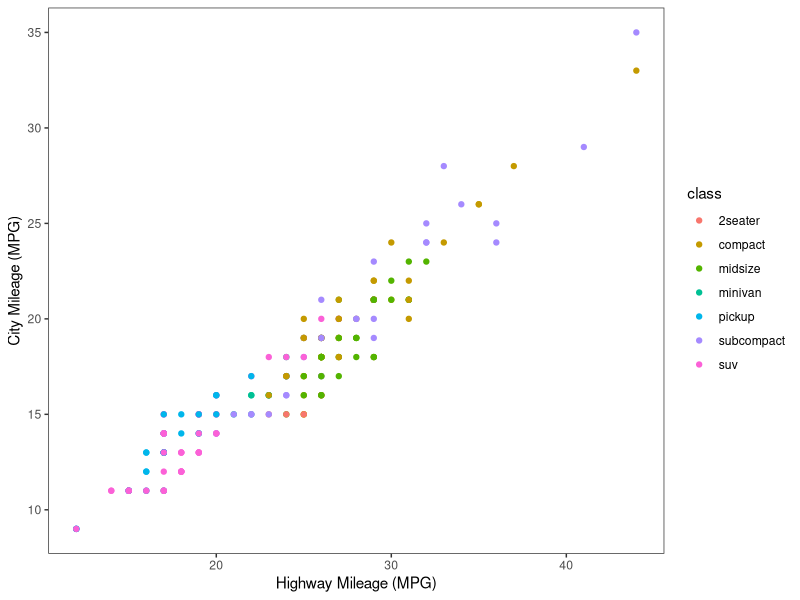
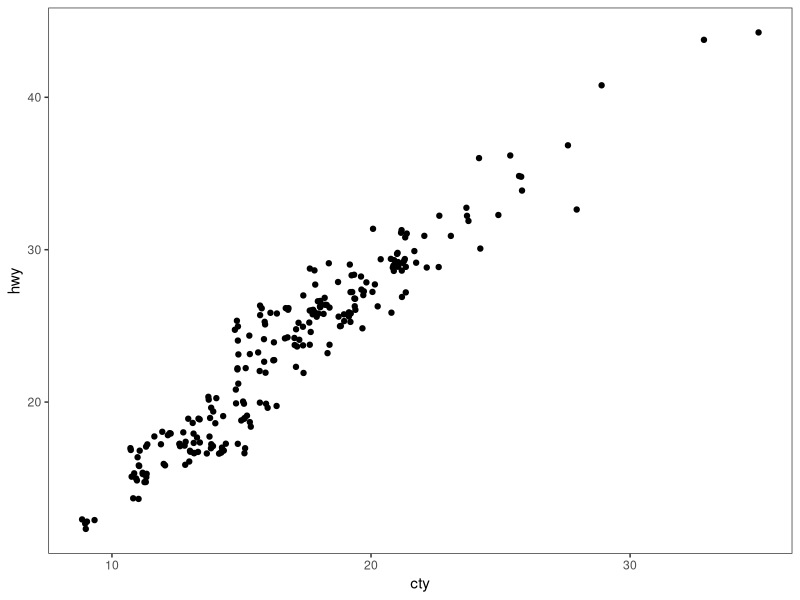
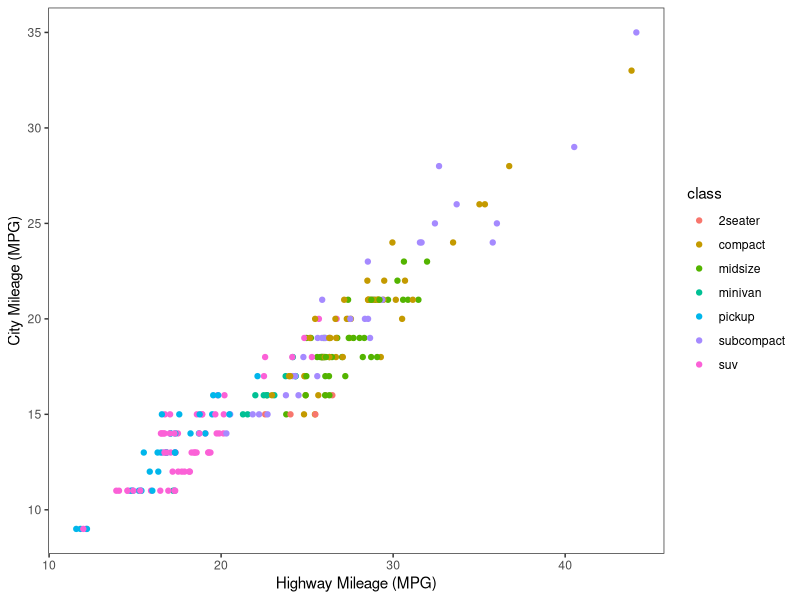
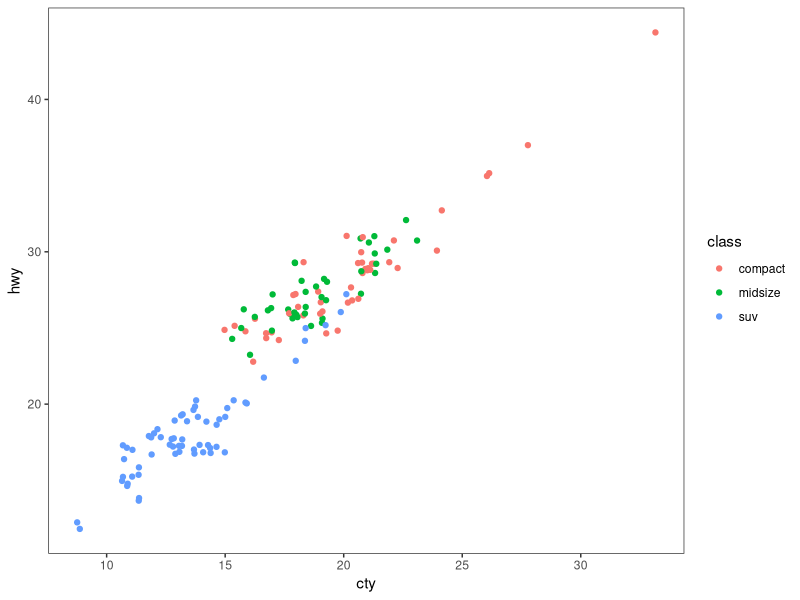
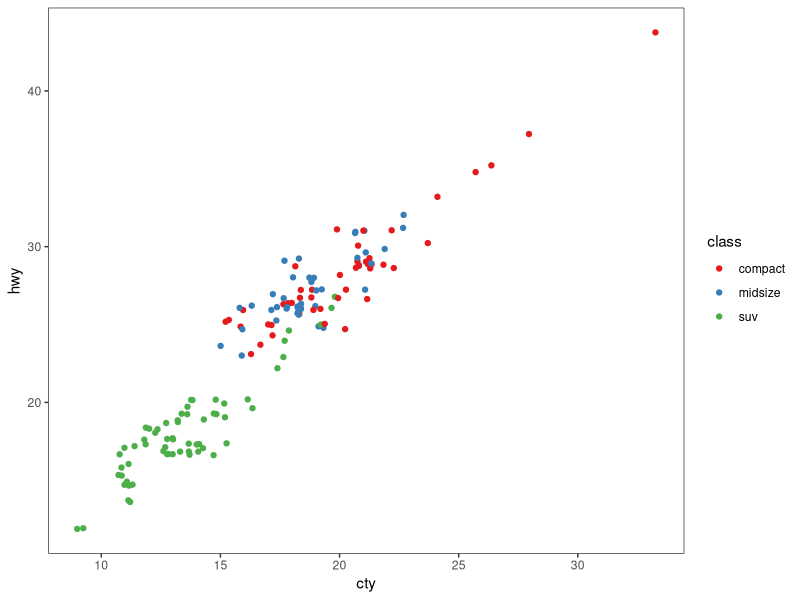
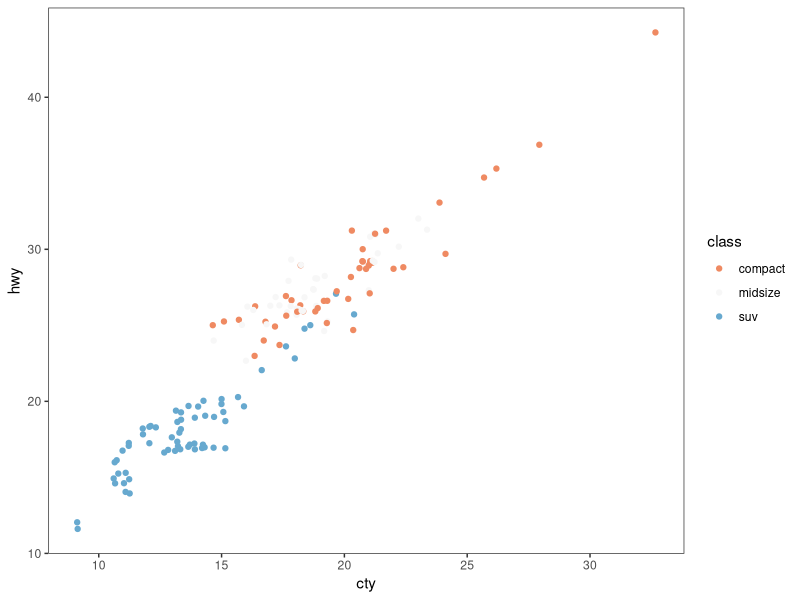
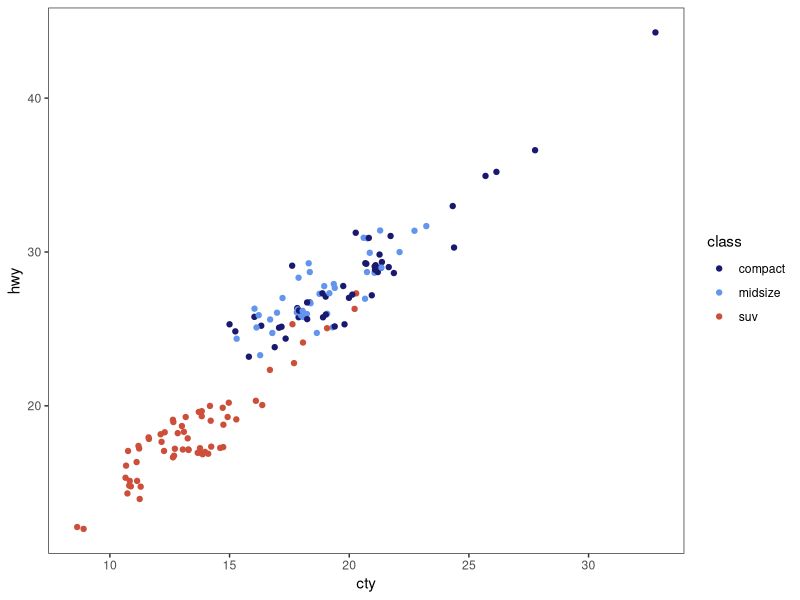
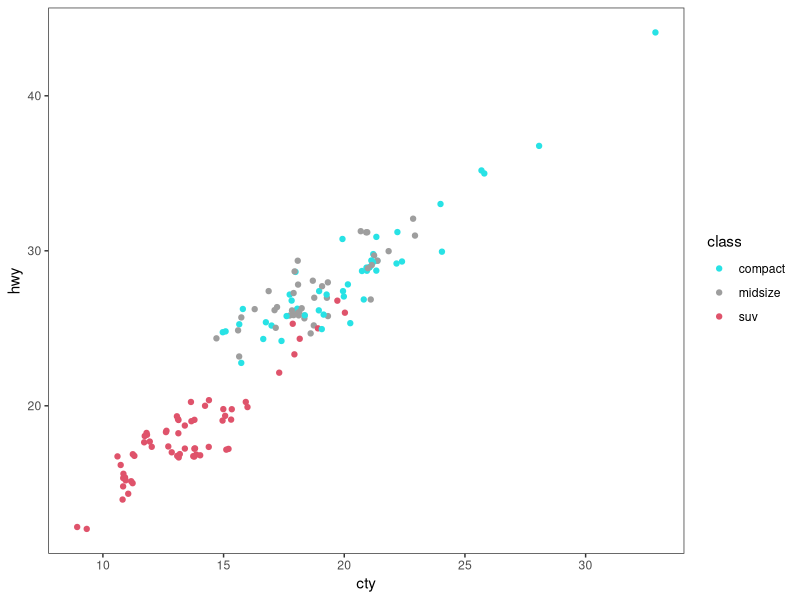

The R source for these figures, in order: (Note: this script raises an error after producing the figures.)
# ---------------------------------------------------------- #
#### MODULE 3: Plot even more data!                       ####               
# ---------------------------------------------------------- #

## OBJECTIVE:
# 1. To develop a "grammar of graphics".
# 2. To become comfortable using ggplot2 for exploratory data visualization.


# ---------------------------------------------------------- #
#### SET UP:                                              ####
# ---------------------------------------------------------- #
# REMINDER: In RStudio, open the Rproject for our course (UNCG_DataWrangling), 
# pull any changes from GitHub, and navigate to the branch you created for 
# yourself (just a single branch for the whole semester) in RStudio's Git tab.
# Open this week's assignment in this new branch to complete and submit on GitHub.
# Ideally, you'll commit your answers a bit at a time as you work through
# this assignment, rather than committing all at once at the end.

# Reminder of some helpful resources for graphing in R:
# ggplot Cookbook: http://www.cookbook-r.com/Graphs/
# Official ggplot2 Book: https://ggplot2-book.org/
# Themes in ggplot2: https://ggplot2-book.org/polishing.html#themes

# In ggplot2, aesthetic means “something you can see”. Each aesthetic is a
# mapping between a visual cue and a variable.
# Examples include:
# position (i.e., on the x and y axes)
# color (“outside” color)
# fill (“inside” color)
# shape (of points)
# line type
# size

# Each type of geometric object (geom) accepts only a subset of all aesthetics.
# Refer to the geom help pages to see what mappings each geom accepts. Aesthetic
# mappings are set with the aes() function.

# TASK: We will be using the ggplot2 package for graphing. Fortunately, ggplot2 
# is nested within the tidyverse package (along with many others).
# Start by writing code to load the tidyverse library.
# HINT: see the end of assignment #1 if you forgot how to load a package.
library(tidyverse)

# TASK: Write code below to set your theme to black and white and both your major
# AND minor gridlines to element_blank for all plots you'll be making today.
# HINT: Check back to last week's assignment section 1.9 for setting themes for
# all plots.
theme_set(theme_bw() +
            theme(panel.grid.major = element_blank(), 
                  panel.grid.minor = element_blank()))

# ---------------------------------------------------------- #
#### 1.0 CORRELATION                                      ####
# ---------------------------------------------------------- #

# We learned how to make correlations last week, but it never hurts to get
# more practice! Let's start by using a data set built into ggplot2.
# The mpg dataset looks at the gas efficiency of different cars. Run the following
# code to load the data:
data(mpg, package = "ggplot2")

# TASK: Create a scatterplot (i.e., a dot plot) to relate city and highway mileage.
# Color the points by the class of car (class column) and label the x and y axis 
# to be more informative (City Mileage (MPG) vs Highway Mileage (MPG)).
# HINT: Refer back to last week's assignment or the ggplot help resources if you 
# forget how to make a scatterplot.
mpg <- mpg
ggplot(mpg, aes(x = hwy, y = cty, color = class)) +
  geom_point() +
  labs(x = "Highway Mileage (MPG)", y = "City Mileage (MPG)")

# Looks alright, but the graph may be hiding some information...
# QUESTION: How many data points are in the mpg dataframe?
#Looking in the environment folder, there are 234 observations.
mpg

# QUESTION: Approximately how many dots are in the graph you just made? How does
# that compare to the number of observations in the dataframe?
#I counted about 78 dots on the graph compared to the 234 observations.

# Try another correlation-focused geom that addresses this problem by running
# the following code:
ggplot(data=mpg, aes(x=cty, y=hwy)) + 
  geom_jitter()


# QUESTION: What happened when you created the plot with geom_jitter?
#All the dots became black and there are more dots on the graph as well.

# QUESTION: Run the code to create a plot using geom_jitter a second time. Then run it
# again and again. What happens each time? Why is this happening?
#Each time the dots are moving and it seems that there are more and more dots on the graph.

# TASK: The default in geom_jitter is to jitter (or slightly move) the points away
# from each other in both the x and y directions. Check the help file for geom_jitter
# and write code below to make a graph where you jitter points in only the x-dimension
# by 0.5.
ggplot(mpg, aes(x = hwy, y = cty, color = class)) +
  geom_jitter(width = 0.5, height = 0) +
  labs(x = "Highway Mileage (MPG)", y = "City Mileage (MPG)")

# ---------------------------------------------------------- #
#### 1.1 DETOUR! COLORS, COLORS, COLORS                   ####
# ---------------------------------------------------------- #

# Our world is so colorful, and our graphs can be too! But we want to be mindful
# of our color choices to not only be beautiful, but also informative and accessible.

# TASK: Create a new dataframe that filters our mpg data down to only information
# for car classes compact, midsize, and suv using an %in% statement. Name your 
# new dataframe mpgSubset.
# HINT: Refer back to the Transform assignment if you want help with %in% (or 
# try googling!)
mpgSubset <- mpg %>% 
  filter(class %in% c("compact", "midsize", "suv"))

# ggplot has lots of nice (and some not so nice) built-in color palettes that we 
# can use to fill our bars with color. Try running the following code:
ggplot(data=mpgSubset, aes(x=cty, y=hwy, color=class)) +
  geom_jitter()

# The code above supplies us with ggplot's default color palette, which I find not
# so pleasing. Let's try to change this!

# We can add a statement specifying the scale of colors we would prefer. One way
# to do this is to use other pre-set palettes from ggplot. Run the code below to 
# ask ggplot to use the color brewer's palette called Set 1.
ggplot(data=mpgSubset, aes(x=cty, y=hwy, color=class)) +
  geom_jitter() +
  scale_color_brewer(palette="Set1")

# Alternatively, we could use the "RdBu" palette:
ggplot(data=mpgSubset, aes(x=cty, y=hwy, color=class)) +
  geom_jitter() +
  scale_color_brewer(palette="RdBu")

# QUESTION: Investigate the color brewer's range of palettes at this website: 
# https://r-graph-gallery.com/38-rcolorbrewers-palettes.html
# What do you notice about the colors chosen from each of the palettes that we
# used above? (i.e., does it use the first three colors in the palette? The last
# three? Some other combination?)
#The colors that were used by Set1 were the first three colors and RdBu used the rest. 

# We could also pick out EXACTLY which colors we want for our figure. 
# There are 4 main ways to specify colors in R:
### by name
### by number
### by Hex code
### with the rgb() function

# By Name: R allows you to call more than 600 colors by name! Run the following
# code to see a list:
colors()

# We can put in the colors we chose for each variable by adding the 
# scale_color_manual() function to our plot. Try it out by running the following
# code:
ggplot(data=mpgSubset, aes(x=cty, y=hwy, color=class)) +
  geom_jitter() +
  scale_color_manual(values=c('midnightblue', 'cornflowerblue', 'tomato3'))


# You can also chose colors by number, which are assigned in R.

# TASK: Copy and paste the code to make our scatterplot and replace the color names
# with three numbers of your choice (between 1 and 657). How does your new figure look?
# HINT: remember to remove the quotation marks when calling numbers.
ggplot(data=mpgSubset, aes(x=cty, y=hwy, color=class)) +
  geom_jitter() +
  scale_color_manual(values=c(5, 568, 42))

# QUESTION: How do you think you could figure out which color name belongs to
# each color number?
# HINT: Try creating a dataframe from color() by passing it into the
# as.data.frame() function.
color_df <- as.data.frame(colors())
color_df[552,]
#You can see what color name belongs to each color number by creating the dataframe with the colors function like the example above. And then printing the dataframe should give the color with the color number.
# You can also chose colors by Hex code. A Hex color code is a 6-symbol code made
# of up to three 2-symbol elements (6 symbols in length all together). Each of 
# the 2-symbol elements represents a color value in the Red-Green-Blue (RGB) color
# scale from 0 to 255. Hex codes are written with a # in front of them. Let's try
# out calling our colors using hex code.
ggplot(data=mpgSubset, aes(x=cty, y=hwy, color=class)) +
  geom_jitter() +
  scale_color_manual(values=c('#191970', '#6495ED', '#FF6347'))

# There are two great things about hex codes. First, you can call ANY color you 
# want with a hex code. That is, you're not limited to the 657 colors that are
# in ggplot. By specifying the color by hex code, you can pick literally anything!

# TASK: Google the search term "color picker". This should bring up google's color
# picker (in addition to a billion other color picking websites). Use this color
# picker to generate the hex codes for three new colors of your choice. Then copy
# and paste the above code, replacing the hex codes with your color choices.
ggplot(data=mpgSubset, aes(x=cty, y=hwy, color=class)) +
  geom_jitter() +
  scale_color_manual(values=c('#34b7eb', '#eb34e5', '#344ceb'))

# The second great thing about hex codes is that you can control the transparency
# of your colors. Transparency is set in a hex code by adding two extra symbols
# to the end, which together make up the "alpha" element. Adding 00 to the end 
# of your hex code will make your color completely transparent, while adding FF 
# to the end will make it completely opaque. Any number/letters in-between will 
# result in partial transparency. You can find a complete list of transparencies
# between 0-100% here: https://gist.github.com/lopspower/03fb1cc0ac9f32ef38f4

# TASK: Try out transparency by copying and pasting your graph code below and
# adding the alpha element to the end of each of your hex codes to make your
# first color 0% transparent, your second color 50% transparent, and your third
# color 100% transparent.
ggplot(data=mpgSubset, aes(x=cty, y=hwy, color=class)) +
  geom_jitter() +
  scale_color_manual(values=c('#34b7eb00', '#eb34e580', '#344cebFF'))

# QUESTION: What happened to the point that you set to 100% transparent?
#All the points for that one color disappeared from the graph.

# Finally, we can set our colors using the rgb() function. This operates very
# similarly to the hex code, where you can pick exactly the color and transparency
# you want. Try it out by running the following code:
ggplot(data=mpgSubset, aes(x=cty, y=hwy, color=class)) +
  geom_jitter() +
  scale_color_manual(values=c(rgb(.10, .10, .44, 1), rgb(.39, .58, .93, 1), rgb(1.0, .39, .28, 1)))

# TASK: Modify the above code to make all of your points 50% transparent.
ggplot(data=mpgSubset, aes(x=cty, y=hwy, color=class)) +
  geom_jitter() +
  scale_color_manual(values=c(rgb(.10, .10, .44, 0.5), rgb(.39, .58, .93, 0.5), rgb(1.0, .39, .28, 0.5)))
# There are so many inventive and artistic people in the world who have expanded
# the offerings for colors in ggplot. Check out some notable ones listed below
# when choosing colors for this assignment.
### Color-blind friendly palettes: https://github.com/JLSteenwyk/ggpubfigs
### Color palettes from vintage National Parks posters: https://github.com/katiejolly/nationalparkcolors
### Color palettes based on Wes Anderson movies: https://github.com/karthik/wesanderson
### Color palettes from famous Dutch paintings: https://github.com/EdwinTh/dutchmasters


# ---------------------------------------------------------- #
#### 1.2 DETOUR! LEGENDS                                  ####
# ---------------------------------------------------------- #

# When you specify colors in your ggplot code, R throws in a bonus legend for free!
# However, this legend is often not as clear or visually appealing as we might 
# prefer. But as with all geometric objects in ggplot, legends can be easily altered.

# Run the following code to create a scatter plot. Feel free to modify the colors
# as you prefer!
ggplot(data=mpgSubset, aes(x=cty, y=hwy, color=class)) +
  geom_jitter()

# QUESTION: Where did ggplot get the legend title and values from?
#The axis titles came from the labeled values in code 'x' and 'y' and the legend came from the 'class' in the code.

# We could change the title and values in our legend by altering the dataframe
# we are passing into ggplot. But that seems a bit drastic. Instead, we can 
# lean on the same code that specifies our color picks to alter the legend text.
# Try it out by running the following code:
ggplot(data=mpgSubset, aes(x=cty, y=hwy, color=class)) + #This line is making a scatterplot based on the ones above and labeling the axis and legend.
  geom_jitter() + 
  scale_color_manual(values=c('#FCBA03', '#380754', '#496916'),#This is assigning the color values to the different values in the legend.
                     name='Class of Car', #Labels the name of the legend.
                     breaks=c('suv', 'midsize', 'compact'), #Identifies the breaks in the graph
                     labels=c('SUV', 'Midsize', 'Compact'))#Labels the names of the values in the legend.


# TASK: Label each line of the code above with what it is doing.
# HINT: Check the scale_color_manual help file or ggplot Cookbook for more info.


# IMPORTANT: It is important to pay attention to the order you provide ggplot with 
# your color choices and legend labels! Try running the following code:
ggplot(data=mpgSubset, aes(x=cty, y=hwy, color=class)) + 
  geom_jitter() + 
  scale_color_manual(values=c('#FCBA03', '#380754', '#496916'), 
                     name='Class of Car', 
                     breaks=c('suv', 'midsize', 'compact'), 
                     labels=c('Compact', 'SUV', 'Midsize'))


# QUESTION: What is wrong with the code above? Why is it so important to be
# careful with the order you pass information into ggplot?
#The labels in the last line of code are out of order. It is important to be careful because when we are analyzing the data it may not be interpreted correctly because they are not labeled correctly.

# While changing the legend text and factor order takes place in the scale_color_manual
# step, moving the legend around on the graph page is part of the graph theme. We
# can try this out using the code below:
ggplot(data=mpgSubset, aes(x=cty, y=hwy, color=class)) + 
  geom_jitter() + 
  theme(legend.position='top')


# TASK: Modify the code above to have the legend display along the bottom of
# the figure.
ggplot(data=mpgSubset, aes(x=cty, y=hwy, color=class)) + 
  geom_jitter() + 
  theme(legend.position='bottom')

# We can also have the legend located within the area of the graph itself! We can 
# do this by specifying the coordinates for where the legend should go within the
# graph axes. First we set the legend position and then we set the anchoring 
# position by justifying the legend.
### bottom left: 0,0
### bottom right: 1,0
### top left: 0,1
### top right: 1,1

# Try it out by running the following code:
ggplot(data=mpgSubset, aes(x=cty, y=hwy, color=class)) + 
  geom_jitter() + 
  theme(legend.position=c(1,0), legend.justification = c(1,0))

# QUESTION: What happens if you don't include the code for legend justification
# above?
#If you do not include the code for the legend justfication, it doesn't work

# TASK: Copy and paste the code from above. Modify it to place the legend in the
# upper left part of the graph.
ggplot(data=mpgSubset, aes(x=cty, y=hwy, color=class)) + 
  geom_jitter() + 
  theme(legend.position=c(0,1), legend.justification=c(0,1))

# Finally, we might want to remove the legend altogether! We would do so by
# modifying the theme as well. 

# TASK: Check the ggplot cookbook to find the legends section. Read what it says 
# about removing the legend. Then copy and paste the graph code from above. Modify
# the code to remove the legend.
mpgSub <- ggplot(data=mpgSubset, aes(x=cty, y=hwy, color=class)) + 
  geom_jitter() + 
  theme(legend.position=c(0,1), legend.justification=c(0,1))
mpgSub+theme(legend.position="none")

# ---------------------------------------------------------- #
#### 2.0 DEVIATION                                        ####
# ---------------------------------------------------------- #

# Used to compare variation in values between small number of items (or categories) 
# with respect to a fixed reference.

# Whether the graphical type is a deviation graph or a composition graph (or a 
# ranking graph) may depend on the underlying data structure.

# We used geom_bar() last week with factor data to create a bar graph. But
# geom_bar() is a bit tricky because it can make EITHER a bar graph or a histogram
# depending on the data you give it. The default of geom_bar() is to set stat to 
# count so if you give it just a continuous x value, it will make a histogram. Try
# it with the following code:
ggplot(data=mpg, aes(x=hwy)) + 
  geom_bar()

# In order to have the geom create bars and not a histogram, you must:
# 1) Set stat = identity
# 2) Provide both an x and a y inside the aes(), where x is either a character 
# or factor and y is numeric.

# TASK: Create a dataframe of summary statistics for the mpg data, calculating the
# mean, standard deviation, and standard error for highway mpg grouping by class.
# Name the resulting dataframe highwayMPG and your new variables hwy_mean, hwy_sd,
# and hwy_se.
# HINT: Look back at the Transform assignment if you forget how to summarize the
# data. Also recall, standard error = 1.96*standard deviation.
highwayMPG <- mpg %>%
  group_by(class) %>%
  summarise(hwy_mean = mean(hwy),
            hwy_sd = sd(hwy),
            hwy_se = 1.96 * (hwy_sd / sqrt(n())))

# TASK: Create a bar graph showing the average highway MPG on the y-axis and 
# car class on the x-axis. Fill the bars by class. Add in error bar caps that are 20%
# the width pf the bars.
# HINT: Don't forget to change stat from the default in your geom_bar() statement!
ggplot(data = highwayMPG, aes(x = class, y = hwy_mean, fill = class)) +
  geom_bar(stat = "identity", position = "dodge", width = 0.7) +
  geom_errorbar(aes(ymin = hwy_mean - hwy_se, ymax = hwy_mean + hwy_se),
                position = position_dodge(width = 0.7), width = 0.2) +
  scale_fill_manual(values = c("#34b7eb", "#eb34e5", "#496916","#eb7023","#eb23b9","#23eb3a","#1be9f7")) +
  labs(x = "Car class", y = "Average highway MPG") +
  theme_classic()

# ---------------------------------------------------------- #
#### 2.1 DETOUR! COLORS AND LEGENDS, AGAIN                ####
# ---------------------------------------------------------- #

# Recall that some geometric elements require fills instead of (or sometimes in
# addition to) colors.

# TASK: Create a bar graph with the mpg summary stats with the following parameters:
# (1) Black bar outline
# (2) Bars filled with the color brewer palette "Dark2" using the scale_fill_manual
#     statement
# (3) No legend
# (4) Informative x- and y-axis labels. 

# HINT: Carefully consider whether your color and/or fill should go within an aes() 
# statement, the scale_fill_manual or scale_color_manual statements, or neither.
# If in doubt, try a bunch of ways until it looks how we want it. And consult 
# your helpful ggplot resources on the web.
library(RColorBrewer)
colors <- brewer.pal(7, "Dark2")

ggplot(highwayMPG, aes(x=class, y=hwy_mean, fill=class)) +
  geom_bar(stat="identity", color="black") +
  scale_fill_manual(values=colors) +
  labs(x="Car class", y="Average highway MPG") +
  theme_classic() +
  theme(axis.text.x = element_text(angle=45, vjust=0.5, hjust=1),
        legend.position = "none")

# ---------------------------------------------------------- #
#### 2.2 DETOUR! AXIS MODIFICATIONS                       ####
# ---------------------------------------------------------- #

# Run the following code, feeling free to modify colors as you prefer:
ggplot(data=highwayMPG, aes(x=class, y=hwy_mean, fill=class)) +
  geom_bar(stat='identity')

# QUESTION: Where is ggplot getting the x-axis tick labels from?
#The ggplot is getting the x-axis labels from the legend where it lists out the labels.

# Often our tick labels are not the best. We can modify them to be more informative
# or visually appealing by directly modifying the dataframe, but again this feels
# a bit extreme. Instead, we can directly modify the scale of the axis. For axes
# that deal with categories, we are setting the discrete scale. Try it out by
# running the following code:
ggplot(data=highwayMPG, aes(x=class, y=hwy_mean, fill=class)) +
  geom_bar(stat='identity') +
  scale_x_discrete(labels=c('sport', 'compact', 'midsize', 'minivan', 'pickup', 'subcompact', 'SUV'))

# We can also change the scale of the continuous axes, including how large they are
# and where the tick marks fall as follows:
ggplot(data=highwayMPG, aes(x=class, y=hwy_mean, fill=class)) +
  geom_bar(stat='identity') +
  scale_y_continuous(breaks=seq(0, 50, 10)) +
  coord_cartesian(ylim=c(0,50))

# QUESTION: Try running the code above without the coord_cartesian() statement. 
# What is surprising about the resulting graph? Based on this result, what do you
# think the coord_cartesian() statement does?
#Without the coord_cartesian function the bars on the bar graph became taller. I believe the coord_cartesian function sets limits for the y-axis because it changed the height of the bars.

# We can also add a statement into the scale discrete or continuous statements
# to name our axes, rather than putting in a whole separate step of xlab() or ylab().
# Try it out with the following code:
ggplot(data=highwayMPG, aes(x=class, y=hwy_mean, fill=class)) +
  geom_bar(stat='identity') +
  scale_x_discrete(name='Class of Car') +
  scale_y_continuous(name='Mean Highway MPG')


# Finally, we can flip our axes easily in ggplot as follows:
ggplot(data=highwayMPG, aes(x=class, y=hwy_mean, fill=class)) +
  geom_bar(stat='identity') +
  coord_flip()


# TASK: Let's put it all together. Make a graph of the mpg summary stats with the
# following specifications:
# (1) color by class of car using a color scheme of your choice (not the default)
# (2) plot the class of car on the x-axis and the highway MPG on the y axis
# (3) include better names for the x- and y-axis titles
# (4) include better names for the car classes
# (5) set the scale of the highway mpg to run from 0 to 30 with breaks every 5 
# (6) flip your axes
# (7) remove the legend
mpg_summary <- mpg %>% 
  group_by(class) %>% 
  summarise(hwy_mean = mean(hwy),
            hwy_sd = sd(hwy),
            hwy_se = hwy_sd / sqrt(n()))

ggplot(data = mpg_summary, aes(x=fct_reorder(class, hwy_mean), y=hwy_mean, fill=class)) +
  geom_bar(stat = "identity", color = "black") +
  scale_fill_brewer(palette = "Paired") +
  labs(x = "Car Class", y = "Highway MPG") +
  scale_y_continuous(limits = c(0, 30), breaks = seq(0, 30, 5)) +
  coord_flip() +
  theme(legend.position = "none") +
  scale_x_discrete(labels = c("Subcompact", "Compact", "Midsize", "Large", "SUV", "Truck"))

# ---------------------------------------------------------- #
#### 3.0 RANKING                                          ####
# ---------------------------------------------------------- #
# Used to compare the position or performance of multiple items with respect to 
# each other. Actual values matters somewhat less than the ranking.

# TASK: Create a dataframe of summary statistics for the mpg data, calculating the
# mean, standard deviation, and standard error for CITY mpg grouping by class.
# Name the resulting dataframe cityMPG and your new variables city_mean, city_sd,
# and city_se.
# HINT: Look back at the Transform assignment if you forget how to summarize the
# data. Also, standard error = 1.96*standard deviation.


# Now we want to plot our data in order from smallest to largest city MPG to get
# a ranking. To do so, we need to use the reorder() function to rearrange the data
# going into our x-axis.
ggplot(cityMPG, aes(x=reorder(class, city_mean), y=city_mean)) + 
  geom_bar(stat="identity")

# TASK: Recreate the above ranking figure to include the following:
# (1) class of car on the x-axis with informative axis and tick labels
# (2) MPG ordered from highest to lowest (hint: try google if you're unsure)
# (3) bars with dary grey outlines and filled by class with your favorite color scheme
# (4) error bars with end caps 30% the width of the bars
# (5) y-axis from 0 to 30 with tick marks every 5
# (6) no legend.


# ---------------------------------------------------------- #
#### 4.0 DISTRIBUTION                                     ####
# ---------------------------------------------------------- #
# When you have lots and lots of data points and want to study where and how the
# data points are distributed.

# Histograms can be accomplished with either geom_bar() or geom_histogram()
ggplot(mpg, aes(hwy)) + 
  geom_histogram()

# TASK: Recreate the graph above, but using geom_bar() instead


# TASK: Try making a histogram with the categorical variable 'manufacturer'.
# What error message do you get?


# QUESTION: What happens when you follow the advice of the error message and 
# make stat='count'?
ggplot(mpg, aes(manufacturer)) + 
  geom_histogram(stat="count")


# TASK: Make a boxplot comparing the distribution of cty (city mileage) for
# each class of car.
# HINT: Look back to last week if you forget how to make a boxplot.


# We can also make a different type of distribution, a violin plot using the 
# geom_violin statement as follows:
ggplot(mpg, aes(x=class, y=cty)) + 
  geom_violin()

# QUESTION: What does a violin plot show? Check google if you're unsure.


# ---------------------------------------------------------- #
#### 5.0 COMPOSITION                                      ####
# ---------------------------------------------------------- #
# Bar charts and pie charts are classic ways of showing composition of a dataset.

# TASK: Let's get some data for this task by determining the number of cars from 
# each car manufacturer in our mpg dataframe. We can do this as follows:
manufacturerFreq <- mpg %>% 
  group_by(manufacturer) %>% 
  summarize(frequency=length(manufacturer)) %>% 
  ungroup()

# TASK: Make a bar graph of the number of cars (frequency) by manufacturer using
# the dataframe we created above.


# We can switch the bar chart you created above into a pie chart simply by changing
# the coordinate system through a series of steps as follows:

ggplot(manufacturerFreq, aes(x=manufacturer, y=frequency)) +
  geom_bar(stat="identity") +
  coord_polar()

ggplot(manufacturerFreq, aes(x=manufacturer, y=frequency, fill=manufacturer)) +
  geom_bar(stat="identity") +
  coord_polar()

ggplot(manufacturerFreq, aes(x="", y=frequency, fill=manufacturer)) +
  geom_bar(stat="identity", width=1) +
  coord_polar()

ggplot(manufacturerFreq, aes(x="", y=frequency, fill=manufacturer)) +
  geom_bar(stat="identity", width=1) +
  coord_polar(theta="y")

ggplot(manufacturerFreq, aes(x="", y=frequency, fill=manufacturer)) +
  geom_bar(stat="identity", width=1) +
  coord_polar(theta="y", start=0) +
  theme_void() +
  theme(legend.title = element_text(size = 12.5), 
        legend.text  = element_text(size = 8.5),
        legend.key.size = unit(.75, "lines"))

# TASK: Annotate the code below to describe what each line does:
ggplot(manufacturerFreq, aes(x="", y=frequency, fill=manufacturer)) +
  geom_bar(stat="identity", width=1) +
  coord_polar(theta="y", start=0) +
  theme_void() +
  theme(legend.title = element_text(size = 12.5), 
        legend.text  = element_text(size = 8.5),
        legend.key.size = unit(.75, "lines"))


# ---------------------------------------------------------- #
#### 6.0 CHANGE                                           ####
# ---------------------------------------------------------- #

# Time series are often best visualized with line graphs. Let's try this out
# with some new data:
data("economics")

# TASK: Use the economics dataset to plot the number of people who are unemployed
# over time (unemploy vs date). Make a scatterplot, then connect the points with 
# lines using geom_line().
# HINT: use ?economics to get more information about this dataset.




# ---------------------------------------------------------- #
#### GROUPS AND MAPS                                      ####
# ---------------------------------------------------------- #

# Let's save these for group project options, this assignment is really long!









# REMEMBER: Save and push your script when you're done with this assignment!
